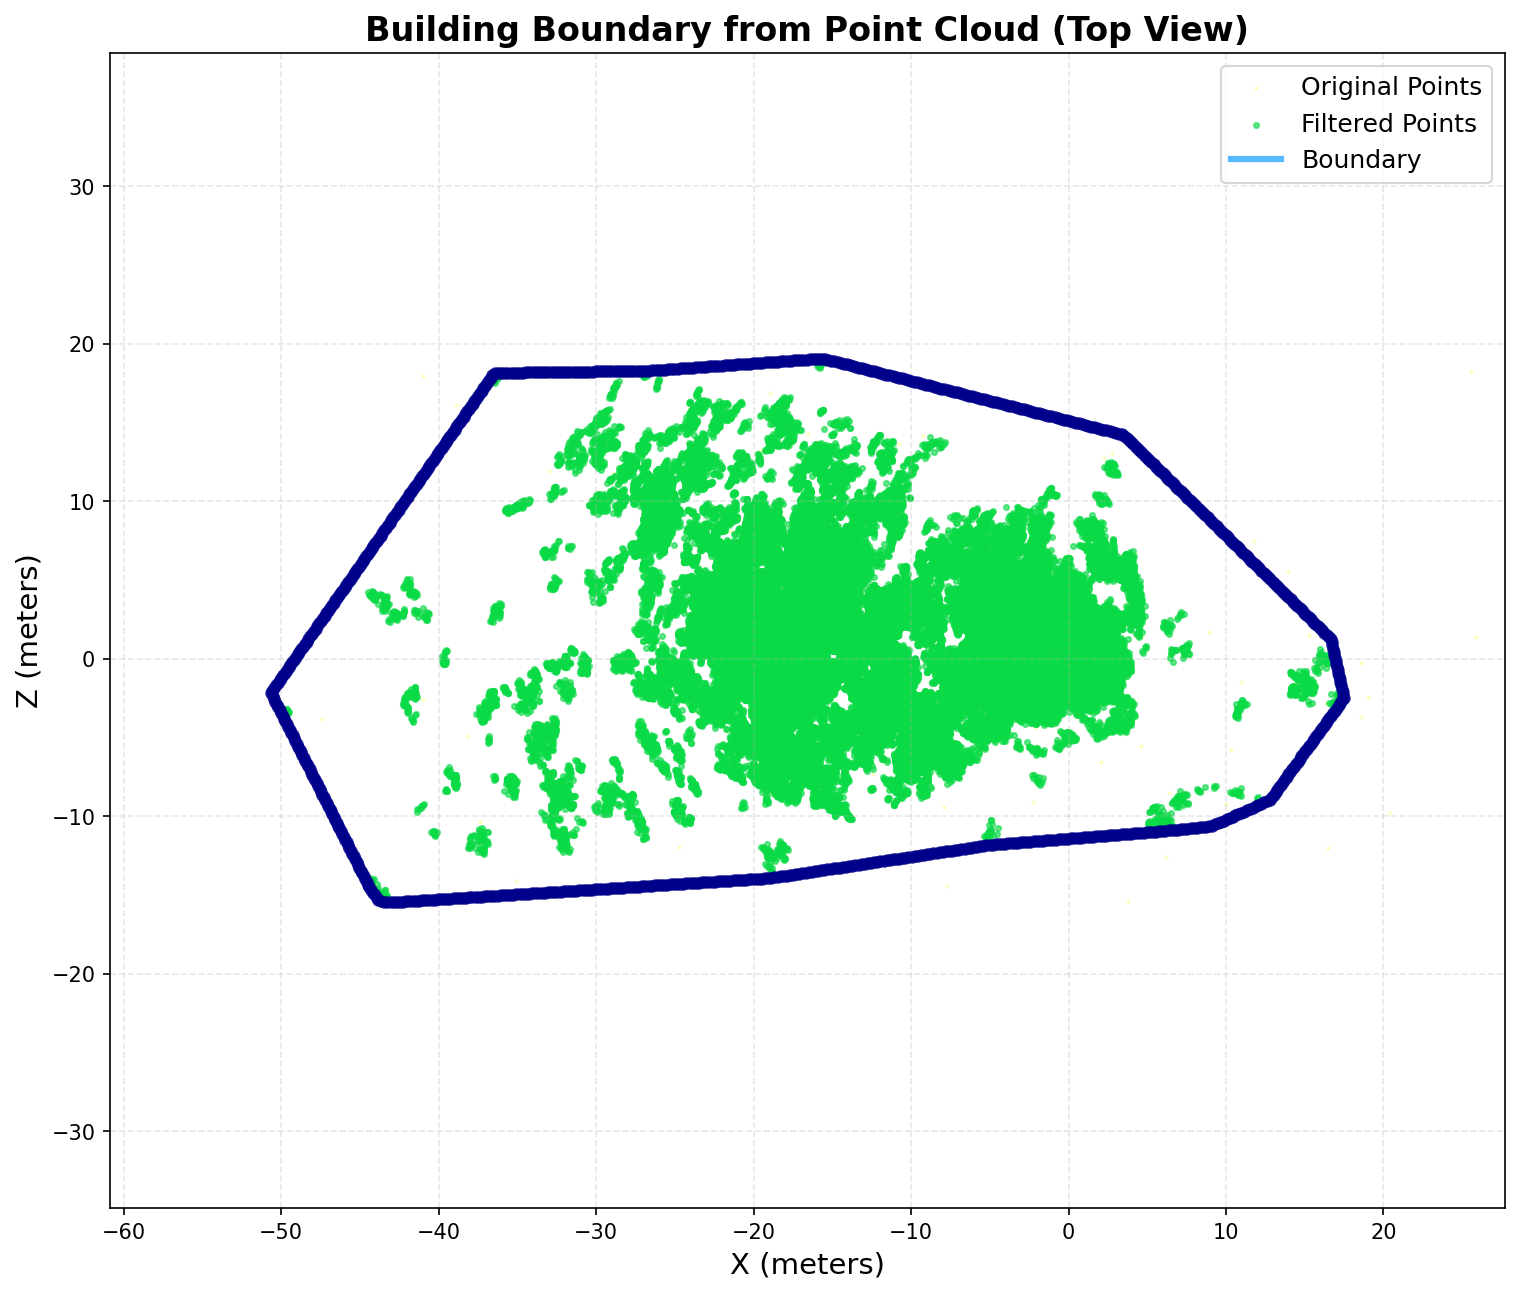

The script that saved this image:
import os
import json
import logging
import numpy as np
import matplotlib.pyplot as plt
from shapely.geometry import Polygon, MultiPolygon
import alphashape
from scipy import spatial
from sklearn.cluster import DBSCAN
from rotation_correction import get_rotation
import open3d as o3d

# Configure your logger
logging.basicConfig(
    level=logging.INFO,
    format='%(asctime)s - %(name)s - %(levelname)s - %(message)s'
)

logger = logging.getLogger(__name__)
np.random.seed(42)

def load_file(file_path: str) -> dict:
    """
    Load data from a file based on extension
    """
    ext = os.path.splitext(file_path)[1].lower()

    if ext == '.ply':
        from spz_py.ply_loader import load_ply
        with open(file_path, 'rb') as f:
            return load_ply(f)
    else:
        raise ValueError(f"Unsupported file extension: {ext}")


def calculate_rough_area(points_2d):
    """Calculate approximate area of the point cloud footprint"""
    # Use convex hull for a rough area estimation
    try:
        hull = spatial.ConvexHull(points_2d)
        return hull.volume  # In 2D, volume is area
    except Exception as e:
        # Fallback if hull calculation fails
        min_x, min_y = np.min(points_2d, axis=0)
        max_x, max_y = np.max(points_2d, axis=0)
        return (max_x - min_x) * (max_y - min_y)  # Bounding box area


def estimate_ground_level(y_values):
    """Estimate ground level from height distribution"""
    # Use histogram to find the lowest significant peak
    hist, bin_edges = np.histogram(y_values, bins=100)
    # Find lowest significant cluster
    for i in range(len(hist)):
        if hist[i] > len(y_values) * 0.01:  # At least 1% of points
            return bin_edges[i]
    return np.min(y_values)


def select_filtering_parameters(points_2d, positions):
    """
    Select appropriate filtering parameters based on point cloud characteristics.
    Automatically detects building type and recommends filtering parameters.
    """
    logger.info("Analyzing point cloud to determine building characteristics...")
    
    # Calculate basic statistics
    point_count = len(points_2d)
    area = calculate_rough_area(points_2d)
    density = point_count / area if area > 0 else 0
    
    # Height analysis
    y_values = positions[:, 1]
    height_range = np.max(y_values) - np.min(y_values)
    ground_level = np.percentile(y_values, 5)  # Estimate ground as 5th percentile
    
    # Density distribution analysis
    # Calculate point density variations
    tree = spatial.KDTree(points_2d)
    sample_size = min(5000, len(points_2d))  # Limit computation for large clouds
    sample_indices = np.random.choice(len(points_2d), sample_size, replace=False)
    sample_points = points_2d[sample_indices]
    
    neighbor_counts = [len(tree.query_ball_point(point, r=1.0)) for point in sample_points]
    density_std = np.std(neighbor_counts) / np.mean(neighbor_counts) if np.mean(neighbor_counts) > 0 else 0
    
    # Try to detect flat surfaces (potential pools, rooftops, etc)
    # Group points by height bands
    height_hist, _ = np.histogram(y_values, bins=50)
    height_peaks = np.where(height_hist > np.percentile(height_hist, 90))[0]
    has_distinct_levels = len(height_peaks) >= 2  # Multiple distinct height levels
    
    # Try to detect open areas inside boundary (potential courtyards, pools)
    # Use DBSCAN to identify clusters and gaps
    try:
        eps = np.sqrt(area / point_count) * 5  # Adaptive epsilon based on average point spacing
        clustering = DBSCAN(eps=eps, min_samples=10).fit(points_2d)
        cluster_count = len(set(clustering.labels_)) - (1 if -1 in clustering.labels_ else 0)
        has_internal_gaps = cluster_count > 1
    except Exception:
        has_internal_gaps = False
    
    # Detect regular geometric patterns (like greenhouse structures)
    # We use the standard deviation of angles between nearest neighbors
    regular_geometry = False
    try:
        # Sample points for efficiency
        if len(sample_points) > 100:
            # Find nearest neighbors
            distances, indices = tree.query(sample_points, k=5)
            
            # Calculate angles between consecutive neighbors
            angles = []
            for i, idx_array in enumerate(indices):
                if len(idx_array) >= 3:  # Need at least 3 points for angles
                    p0 = sample_points[i]
                    for j in range(1, len(idx_array)-1):
                        p1 = points_2d[idx_array[j]]
                        p2 = points_2d[idx_array[j+1]]
                        v1 = p1 - p0
                        v2 = p2 - p0
                        # Calculate angle
                        dot = np.dot(v1, v2)
                        norm = np.linalg.norm(v1) * np.linalg.norm(v2)
                        if norm > 0:
                            angle = np.arccos(max(-1, min(1, dot/norm)))
                            angles.append(angle)
            
            if angles:
                angle_std = np.std(angles)
                regular_geometry = angle_std < 0.3  # Low std indicates regular patterns
    except Exception:
        regular_geometry = False
    
    # Determine building type and parameters
    params = {
        "building_type": "general",
        "sor_k": 20,             # Statistical outlier removal K neighbors
        "sor_std_ratio": 2.0,    # Statistical outlier removal std dev ratio
        "height_tolerance": 1.5,  # Meters above detected maximum to allow
        "ground_tolerance": 0.5,  # Meters below ground level to allow
        "preserve_internal_gaps": False,
        "density_threshold": 0.5
    }
    
    # Decision logic for building type
    if height_range > 15 and area > 500:
        # Tall building with substantial footprint - likely apartment or commercial
        params["building_type"] = "apartment" 
        params["sor_k"] = 30
        params["height_tolerance"] = 2.0
        logger.info(f"Detected building type: Apartment/Tall Building (height: {height_range:.1f}m)")
    
    elif area > 1000 and height_range < 10:
        # Large footprint but not very tall - likely industrial, warehouse or commercial
        params["building_type"] = "industrial"
        params["sor_k"] = 25
        params["sor_std_ratio"] = 2.5  # More tolerant of outliers
        params["density_threshold"] = 0.3
        logger.info(f"Detected building type: Industrial/Commercial (area: {area:.1f}m²)")
    
    elif regular_geometry and height_range < 8:
        # Regular patterns and moderate height - potential greenhouse or similar
        params["building_type"] = "greenhouse"
        params["sor_k"] = 15
        params["sor_std_ratio"] = 1.8  # More aggressive outlier removal
        logger.info("Detected building type: Greenhouse/Regular Structure")
    
    elif has_internal_gaps and area > 300:
        # Building with internal gaps - potential courtyard or pool
        params["building_type"] = "complex_residential"
        params["preserve_internal_gaps"] = True
        params["sor_k"] = 20
        logger.info("Detected building type: Complex Residential (with courtyards/pools)")
    
    elif has_distinct_levels and height_range < 12:
        # Multiple distinct levels - likely multi-level house or small apartment
        params["building_type"] = "multi_level_house"
        params["sor_k"] = 20
        logger.info("Detected building type: Multi-level House")
    
    elif area < 300 and height_range < 10:
        # Small footprint - likely a house or small structure
        params["building_type"] = "house"
        params["sor_k"] = 15
        logger.info("Detected building type: House/Small Building")
    
    else:
        # Default case - general building
        logger.info("Detected building type: General Structure")
        
    # Additional statistics for logging
    logger.info(f"Point cloud statistics: {point_count} points, {area:.1f}m² area, {height_range:.1f}m height")
    logger.info(f"Selected parameters: k={params['sor_k']}, std_ratio={params['sor_std_ratio']}")
    
    return params


def apply_rotation_matrix(positions, matrix):
    """
    Apply a 4x4 rotation matrix to 3D positions
    
    Args:
        positions: Nx3 array of positions
        matrix: Flattened 4x4 matrix as a list
    
    Returns:
        Nx3 array of rotated positions
    """
    logger.info(f"Applying rotation correction to {len(positions)} points")
    
    # Reshape matrix from flat list to 4x4
    matrix_4x4 = np.array(matrix).reshape(4, 4)
    
    # Extract rotation component (3x3)
    rotation_matrix = matrix_4x4[:3, :3]
    
    # Create homogeneous coordinates (add a row of ones)
    # positions_homog = np.hstack((positions, np.ones((len(positions), 1))))
    
    # Apply rotation only (no translation needed as we're getting a top-down view)
    rotated_positions = np.zeros_like(positions)
    for i in range(len(positions)):
        rotated_positions[i] = rotation_matrix.dot(positions[i])
    
    logger.info("Rotation correction applied")
    return rotated_positions


def remove_statistical_outliers(points_2d, positions, k=20, std_ratio=2.0):
    """
    First pass: Remove outliers using statistical analysis of neighbor distances.
    - points_2d: Nx2 array of points in XZ plane
    - positions: Nx3 array of original 3D positions
    - k: Number of neighbors to analyze
    - std_ratio: Standard deviation threshold
    """
    logger.info(f"First pass: Removing statistical outliers (k={k}, std_ratio={std_ratio})...")
    
    start_count = len(points_2d)
    
    # Build KDTree
    tree = spatial.KDTree(points_2d)
    
    # Find distances to k nearest neighbors
    distances, _ = tree.query(points_2d, k=min(k+1, len(points_2d)))
    
    # If we have fewer points than k+1, adjust the distances array
    if distances.shape[1] < k+1:
        logger.warning(f"Not enough points for k={k}, using k={distances.shape[1]-1} instead")
        k = distances.shape[1] - 1
    
    # Remove self-distance (first column)
    distances = distances[:, 1:]
    
    # Calculate mean distances for each point
    mean_distances = np.mean(distances, axis=1)
    
    # Calculate global stats
    global_mean = np.mean(mean_distances)
    global_std = np.std(mean_distances)
    
    # Filter points
    threshold = global_mean + std_ratio * global_std
    inlier_mask = mean_distances < threshold
    
    filtered_points_2d = points_2d[inlier_mask]
    filtered_positions = positions[inlier_mask]
    
    removed_count = start_count - len(filtered_points_2d)
    removal_percentage = (removed_count / start_count) * 100 if start_count > 0 else 0
    
    logger.info(f"Removed {removed_count} statistical outliers ({removal_percentage:.2f}%)")
    
    return filtered_points_2d, filtered_positions


def apply_conditional_filters(points_2d, positions, params):
    """
    Second pass: Apply conditional filters based on building type and point cloud characteristics.
    - points_2d: Nx2 array of points in XZ plane from first pass
    - positions: Nx3 array of original 3D positions from first pass
    - params: Parameters dict from select_filtering_parameters
    """
    logger.info(f"Second pass: Applying conditional filters for {params['building_type']} type...")
    
    start_count = len(points_2d)
    building_type = params['building_type']
    
    # Extract height values
    y_values = positions[:, 1]
    
    # Determine ground level
    ground_level = estimate_ground_level(y_values)
    logger.info(f"Estimated ground level: {ground_level:.2f}m")
    
    # Determine maximum valid height
    if building_type == "apartment" or building_type == "multi_level_house":
        # For tall buildings, use a high percentile with additional tolerance
        max_height = np.percentile(y_values, 98) + params['height_tolerance']
    elif building_type == "industrial":
        # Industrial buildings may have overhead equipment
        max_height = np.percentile(y_values, 95) + params['height_tolerance'] + 1.0
    elif building_type == "greenhouse":
        # Greenhouses typically have uniform height
        max_height = np.percentile(y_values, 90) + params['height_tolerance']
    else:
        # For general buildings
        max_height = np.percentile(y_values, 95) + params['height_tolerance']
    
    logger.info(f"Maximum valid height: {max_height:.2f}m")
    
    # Apply height filters
    height_mask = (y_values >= (ground_level - params['ground_tolerance'])) & (y_values <= max_height)
    
    # Apply additional filters based on building type
    if building_type == "greenhouse":
        # For greenhouses, focus on structural elements (higher density)
        tree = spatial.KDTree(points_2d)
        density = np.array([len(tree.query_ball_point(point, r=0.5)) for point in points_2d])
        density_threshold = np.percentile(density, 30)  # Keep top 70% density points
        density_mask = density >= density_threshold
        combined_mask = height_mask & density_mask
    
    elif building_type == "complex_residential" and params["preserve_internal_gaps"]:
        # For buildings with courtyards/pools, preserve the structure
        # but still apply height filtering
        combined_mask = height_mask
    
    elif building_type == "industrial":
        # For industrial buildings, be more permissive with isolated points (machinery)
        combined_mask = height_mask
    
    else:
        # For general buildings, apply only height filtering
        combined_mask = height_mask
    
    # Apply the combined mask
    filtered_points_2d = points_2d[combined_mask]
    filtered_positions = positions[combined_mask]
    
    removed_count = start_count - len(filtered_points_2d)
    removal_percentage = (removed_count / start_count) * 100 if start_count > 0 else 0
    
    logger.info(f"Removed {removed_count} points with conditional filters ({removal_percentage:.2f}%)")
    
    return filtered_points_2d, filtered_positions


def filter_point_cloud(points_2d, positions):
    """
    Apply multi-pass filtering to the point cloud:
    1. Analyze point cloud to determine building type and parameters
    2. Apply statistical outlier removal (first pass)
    3. Apply conditional filters based on building type (second pass)
    
    Returns filtered points_2d and positions arrays
    """
    logger.info("Starting point cloud filtering...")
    
    # Get original point count
    original_count = len(points_2d)
    
    # Analyze point cloud and select parameters
    params = select_filtering_parameters(points_2d, positions)
    
    # First pass: Statistical Outlier Removal (SOR)
    points_2d_sor, positions_sor = remove_statistical_outliers(
        points_2d, 
        positions,
        k=params['sor_k'],
        std_ratio=params['sor_std_ratio']
    )
    
    # Second pass: Conditional Filtering
    points_2d_filtered, positions_filtered = apply_conditional_filters(
        points_2d_sor,
        positions_sor,
        params
    )
    
    # Calculate total points removed
    total_removed = original_count - len(points_2d_filtered)
    total_percentage = (total_removed / original_count) * 100 if original_count > 0 else 0
    
    logger.info(f"Filtering complete. Total points removed: {total_removed} ({total_percentage:.2f}%)")
    logger.info(f"Filtered point cloud size: {len(points_2d_filtered)} points")
    
    return points_2d_filtered, positions_filtered


def filter_point_cloud_with_open3d(positions, nb_neighbors=20, std_ratio=2.0):
    """
    Use Open3D's efficient implementation for point cloud filtering 
    
    Args:
        positions: Nx3 array of positions
        nb_neighbors: Number of neighbors to use for statistical outlier removal
        std_ratio: Standard deviation ratio threshold
        
    Returns:
        Nx3 array of filtered positions and corresponding 2D points (X,Z)
    """
    logger.info(f"Starting Open3D point cloud filtering with {len(positions)} points...")
    
    # Convert numpy array to Open3D point cloud
    pcd = o3d.geometry.PointCloud()
    pcd.points = o3d.utility.Vector3dVector(positions)
    
    # Apply statistical outlier removal
    logger.info(f"Applying statistical outlier removal with nb_neighbors={nb_neighbors}, std_ratio={std_ratio}")
    filtered_pcd, _ = pcd.remove_statistical_outlier(
        nb_neighbors=nb_neighbors, 
        std_ratio=std_ratio
    )
    
    # Get filtered positions as numpy array
    filtered_positions = np.asarray(filtered_pcd.points)
    logger.info(f"Filtered to {len(filtered_positions)} points")
    
    # Project to X-Z plane
    filtered_points_2d = filtered_positions[:, [0, 2]]
    
    return filtered_points_2d, filtered_positions


def generate_boundary_points_from_ply(ply_file_path, boundary_file, spacing_meters=0.2, alpha=0.1):
    # Load PLY file and extract positions
    logger.info(f"Loading PLY file: {ply_file_path}")
    ply_data = load_file(ply_file_path)
    
    # Reshape positions from flat array to (n_points, 3)
    positions = np.array(ply_data["positions"]).reshape(-1, 3)
    logger.info(f"Loaded {len(positions)} points from PLY file")
    
    # Get rotation correction matrix
    logger.info("Getting rotation correction matrix")
    rotation_matrix = get_rotation(ply_file_path)
    
    # Apply rotation correction to align model with XZ plane
    rotated_positions = apply_rotation_matrix(positions, rotation_matrix)
    logger.info(f"Applied rotation correction to {len(rotated_positions)} points")
    
    # Filter point cloud using Open3D (more memory efficient)
    logger.info("Applying point cloud filtering with Open3D...")
    
    # Determine building type to select appropriate parameters
    # (simplified analysis since we're using Open3D's efficient implementation)
    point_count = len(rotated_positions)
    x_range = np.max(rotated_positions[:, 0]) - np.min(rotated_positions[:, 0])
    z_range = np.max(rotated_positions[:, 2]) - np.min(rotated_positions[:, 2])
    area = x_range * z_range
    height_range = np.max(rotated_positions[:, 1]) - np.min(rotated_positions[:, 1])
    
    # Log basic building statistics
    logger.info(f"Building statistics: {point_count} points, {area:.1f}m² area, {height_range:.1f}m height")
    
    # Select filtering parameters based on building characteristics
    nb_neighbors = 20  # default
    std_ratio = 2.0    # default
    
    if area > 1000 and height_range > 15:
        # Large footprint and tall - likely an apartment complex
        nb_neighbors = 30
        std_ratio = 2.2
        logger.info("Detected building type: Apartment/Large Building")
    elif area > 800 and height_range < 15:
        # Large footprint but not tall - likely industrial or commercial
        nb_neighbors = 25
        std_ratio = 2.0
        logger.info("Detected building type: Industrial/Commercial")
    elif area < 300 and height_range < 10:
        # Small footprint - likely a house or small structure
        nb_neighbors = 15
        std_ratio = 1.8
        logger.info("Detected building type: House/Small Building")
    else:
        logger.info("Detected building type: General Structure")
    
    logger.info(f"Selected filtering parameters: nb_neighbors={nb_neighbors}, std_ratio={std_ratio}")
    
    # Apply Open3D filtering
    filtered_points_2d, filtered_positions = filter_point_cloud_with_open3d(
        rotated_positions, 
        nb_neighbors=nb_neighbors,
        std_ratio=std_ratio
    )
    
    logger.info(f"Using {len(filtered_points_2d)} filtered points for boundary generation")
    
    # Generate alpha shape
    logger.info(f"Generating alpha shape boundary")
    alpha_values = [0.01, 0.05, 0.1, 0.15, 0.2]  # Try tighter boundary first
    alpha_shape = None

    for alpha in alpha_values:
        try:
            logger.info(f"Trying alpha value: {alpha}")
            alpha_shape = alphashape.alphashape(filtered_points_2d, alpha)
            if isinstance(alpha_shape, (Polygon, MultiPolygon)):
                logger.info(f"Successfully created boundary with alpha: {alpha}")
                break
        except Exception as e:
            logger.warning(f"Alpha value {alpha} failed: {str(e)}")
            continue

    if alpha_shape is None:
        raise ValueError("Could not generate valid boundary with any alpha value")

    if isinstance(alpha_shape, Polygon):
        boundary_line = alpha_shape.exterior
        logger.info(f"Created single polygon boundary")
    elif isinstance(alpha_shape, MultiPolygon):
        largest_polygon = max(alpha_shape.geoms, key=lambda p: p.area)
        boundary_line = largest_polygon.exterior
        logger.info(f"Created multi-polygon boundary, selected largest polygon")
    else:
        raise ValueError("Unexpected geometry type")

    # Calculate the characteristic size
    bounds = alpha_shape.bounds
    width = bounds[2] - bounds[0]
    height = bounds[3] - bounds[1]
    characteristic_size = (width + height) / 2
    logger.info(f"Boundary dimensions - Width: {width:.2f}m, Height: {height:.2f}m")

    # We'll use no offset to get the actual boundary
    offset_meters = 0
    logger.info(f"Using actual boundary without inward offset")

    boundary_length = boundary_line.length
    n_points = max(int(boundary_length / spacing_meters), 4)
    logger.info(f"Boundary perimeter: {boundary_length:.2f}m, generating {n_points} boundary points")

    boundary_points = [boundary_line.interpolate(i / n_points, normalized=True)
                       for i in range(n_points)]

    # Calculate boundary points
    boundary_points_coords = []
    for point in boundary_points:
        boundary_points_coords.append([point.x, point.y])

    boundary_points_coords = np.array(boundary_points_coords)
    logger.info(f"Generated {len(boundary_points_coords)} original boundary points")

    # Calculate offset points
    offset_coords = None
    # Since we're not using an offset, we'll just use the original boundary points
    
    # Create visualization
    logger.info(f"Creating visualization plot")
    
    # Calculate the bounds with a buffer for better plotting
    min_x = min(np.min(filtered_points_2d[:, 0]), np.min(boundary_points_coords[:, 0]))
    max_x = max(np.max(filtered_points_2d[:, 0]), np.max(boundary_points_coords[:, 0]))
    min_z = min(np.min(filtered_points_2d[:, 1]), np.min(boundary_points_coords[:, 1]))
    max_z = max(np.max(filtered_points_2d[:, 1]), np.max(boundary_points_coords[:, 1]))
    
    # Calculate center and span
    center_x = (min_x + max_x) / 2
    center_z = (min_z + max_z) / 2
    span_x = max_x - min_x
    span_z = max_z - min_z
    
    # Add a buffer around the building (30% padding)
    buffer_factor = 0.3
    min_x = center_x - span_x/2 * (1 + buffer_factor)
    max_x = center_x + span_x/2 * (1 + buffer_factor)
    min_z = center_z - span_z/2 * (1 + buffer_factor)
    max_z = center_z + span_z/2 * (1 + buffer_factor)
    
    # Create a high-quality figure
    plt.figure(figsize=(12, 10), dpi=150)
    
    # Plot only a subset of original points to reduce clutter (sample 10%)
    sample_indices = np.random.choice(len(rotated_positions), size=min(len(rotated_positions) // 10, 5000), replace=False)
    plt.scatter(rotated_positions[sample_indices, 0], rotated_positions[sample_indices, 2],
                color='yellow', s=1.5, alpha=0.15, label='Original Points')
    
    # Plot the filtered points in green
    plt.scatter(filtered_points_2d[:, 0], filtered_points_2d[:, 1],
                color='#0BDA47', s=6, alpha=0.6, label='Filtered Points')

    x = boundary_points_coords[:, 0]
    y = boundary_points_coords[:, 1]

    # Plot the boundary as a bold line
    plt.plot(np.append(x, x[0]), np.append(y, y[0]), 
             color='#57B9FF', linewidth=3, linestyle='-', label='Boundary')
    
    # Add reference point markers at corners for clarity
    plt.scatter(x, y, color='darkblue', s=25, alpha=0.8, zorder=5)
    
    # Improve plot aesthetics
    plt.title('Building Boundary from Point Cloud (Top View)', fontsize=16, fontweight='bold')
    plt.xlabel('X (meters)', fontsize=14)
    plt.ylabel('Z (meters)', fontsize=14)
    plt.grid(True, alpha=0.3, linestyle='--')
    plt.legend(loc='upper right', fontsize=12)
    
    # Set fixed aspect ratio (1:1)
    plt.axis('equal')
    
    # Focus on the building by setting plot limits
    plt.xlim(min_x, max_x)
    plt.ylim(min_z, max_z)

    # Save the plot with high resolution
    image_filename = boundary_file.replace('.json', '.png')
    plt.savefig(image_filename, dpi=150, bbox_inches='tight')
    plt.close()
    logger.info(f"Saved visualization to {image_filename}")

    # Save the coordinates with exactly 4 decimal places - use original boundary points
    points_to_save = boundary_points_coords
    output_data = [
        {
            "x": format(point[0], '.4f'),
            "z": format(point[1], '.4f')
        }
        for point in points_to_save
    ]

    with open(boundary_file, 'w') as f:
        json.dump(output_data, f, indent=2)
    logger.info(f"Saved {len(output_data)} boundary points to {boundary_file}")


if __name__ == "__main__":
    """
    This script processes PLY model points and generates boundary files:
    
    Input:
    - PLY file: Contains 3D point data
    
    Output:
    - boundary.json: Contains the calculated boundary points
    - boundary.png: Visualization of PLY points and boundary
    """
    #  24998
    # Input PLY file
    ply_file_path = 'ply/model_18567.ply'

    # Process the PLY file
    logger.info(f"Processing PLY file: {ply_file_path}...")
    try:
        generate_boundary_points_from_ply(
            ply_file_path,
            boundary_file='boundary.json',
            spacing_meters=0.2
        )
        logger.info("✓ Processing completed")
        logger.info("Generated files:")
        logger.info("- boundary.json: Contains boundary coordinates")
        logger.info("- boundary.png: Visualization plot")
    except Exception as e:
        logger.error(f"Error processing PLY file: {str(e)}")
